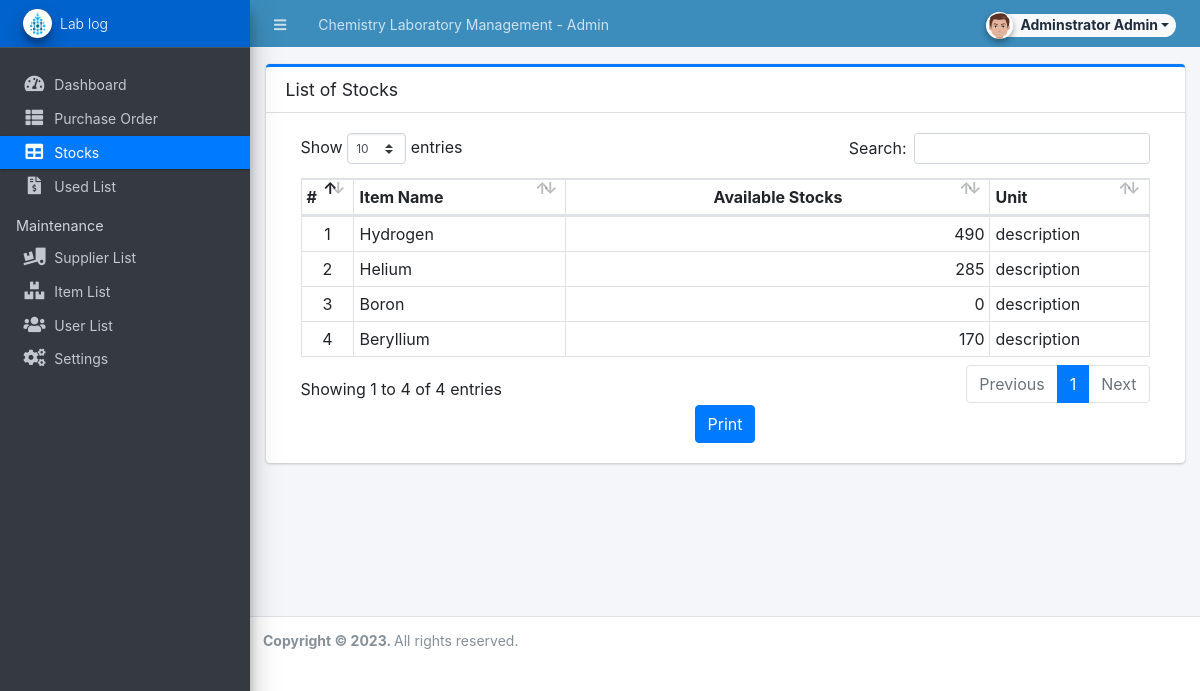
Screenshot of /admin/?page=stocks (signed in) with the database file from the repository.
### tables this page shows
CREATE TABLE `item_list` (
  `id` int(30) NOT NULL,
  `name` text NOT NULL,
  `description` text NOT NULL,
  `supplier_id` int(30) NOT NULL,
  `cost` float NOT NULL DEFAULT 0,
  `status` tinyint(1) NOT NULL DEFAULT 1,
  `date_created` datetime NOT NULL DEFAULT current_timestamp(),
  `date_updated` datetime NOT NULL DEFAULT current_timestamp() ON UPDATE current_timestamp()
);

### config.php (called while the page is built, shortened)
<?php
require_once('classes/DBConnection.php');
require_once('classes/SystemSettings.php');
function validate_image($file){
	if(!empty($file)){
        $ex = explode('?',$file);
        $file = $ex[0];
        $param =  isset($ex[1]) ? '?'.$ex[1]  : '';
		if(is_file(base_app.$file)){
			return base_url.$file.$param;
		}else{
			return base_url.'dist/img/cover.jpg';
		}
	}else{
		return base_url.'dist/img/cover.jpg';
	}
}
function isMobileDevice(){
    $aMobileUA = array(
        '/iphone/i' => 'iPhone',
        '/ipod/i' => 'iPod',
        '/ipad/i' => 'iPad',
        '/android/i' => 'Android',
        '/blackberry/i' => 'BlackBerry',
        '/webos/i' => 'Mobile'
    );
    return false;
}
?>

### classes/DBConnection.php (called while the page is built, shortened)
<?php
class DBConnection{
    private $host = DB_SERVER;
    private $username = DB_USERNAME;
    private $password = DB_PASSWORD;
    private $database = DB_NAME;
    public $conn;
    public function __construct(){
        if (!isset($this->conn)) {
            $this->conn = new mysqli($this->host, $this->username, $this->password, $this->database);
        }
    }
}
?>

### classes/SystemSettings.php (called while the page is built, shortened)
<?php
class SystemSettings extends DBConnection{
	function userdata($field = ''){
		if(!empty($field)){
			if(isset($_SESSION['userdata'][$field]))
				return $_SESSION['userdata'][$field];
			else
				return null;
		}else{
			return false;
		}
	}
	function info($field=''){
		if(!empty($field)){
			if(isset($_SESSION['system_info'][$field]))
				return $_SESSION['system_info'][$field];
			else
				return false;
		}else{
			return false;
		}
	}
}
$_settings = new SystemSettings();
?>

### admin/stocks/index.php (the view, shortened to what this page needs)
<div class="card card-outline card-primary">
	<div class="card-header">
		<h3 class="card-title">List of Stocks</h3>
	</div>
	<div class="card-body">
		<div class="container-fluid">
        <div class="container-fluid">
			<table class="table table-bordered table-stripped">
                    <colgroup>
                        <col width="5%">
                        <col width="20%">
                        <col width="40%">
                        <col width="15%">
                    </colgroup>
                    <thead>
                        <tr>
                            <th>#</th>
                            <th>Item Name</th>
                            <th class="text-center">Available Stocks</th>
							<th>Unit</th>
                        </tr>
                    </thead>
                    <tbody>
                        <?php
                        $i = 1;
                        $qry = $conn->query("SELECT i.*,s.name as supplier FROM `item_list` i inner join supplier_list s on i.supplier_id = s.id order by `name` desc");
                        while($row = $qry->fetch_assoc()):
                            $in = $conn->query("SELECT SUM(quantity) as total FROM stock_list where item_id = '{$row['id']}' and type = 1")->fetch_array()['total'];
                            $out = $conn->query("SELECT SUM(quantity) as total FROM stock_list where item_id = '{$row['id']}' and type = 2")->fetch_array()['total'];
                            $row['available'] = $in - $out;
                        ?>
                            <tr>
                                <td class="text-center"><?php echo $i++; ?></td>
                                <td><?php echo $row['name'] ?></td>
                                <td class="text-right"><?php echo number_format($row['available']) ?></td>
								<td><?php echo $row['description'] ?></td>
                            </tr>
                        <?php endwhile; ?>
                    </tbody>
                </table>
				<div class="text-center">
        			<button onclick="window.print();" class="btn btn-primary" id="print-btn">Print</button>
				</div>
		    </div>
		</div>
	</div>
</div>

### admin/index.php (shortened to what this page needs)
<?php require_once('../config.php'); ?>
 <!DOCTYPE html>
<html lang="en" class="" style="height: auto;">
<?php require_once('inc/header.php') ?>
  <body class="sidebar-mini layout-fixed control-sidebar-slide-open layout-navbar-fixed sidebar-mini-md sidebar-mini-xs" data-new-gr-c-s-check-loaded="14.991.0" data-gr-ext-installed="" style="height: auto;">
    <div class="wrapper">
     <?php require_once('inc/topBarNav.php') ?>
     <?php require_once('inc/navigation.php') ?>
     <?php $page = isset($_GET['page']) ? $_GET['page'] : 'home';  ?>
      <div class="content-wrapper pt-3" style="min-height: 567.854px;">
        <section class="content ">
          <div class="container-fluid">
            <?php
              if(!file_exists($page.".php") && !is_dir($page)){
                  include '404.html';
              }else{
                if(is_dir($page))
                  include $page.'/index.php';
                else
                  include $page.'.php';
              }
            ?>
          </div>
        </section>
      </div>
      <?php require_once('inc/footer.php') ?>
  </body>
</html>

### admin/inc/header.php (shortened to what this page needs)
<head>
    <link rel="stylesheet" href="<?php echo base_url ?>plugins/fontawesome-free/css/all.min.css">
    <link rel="stylesheet" href="<?php echo base_url ?>plugins/tempusdominus-bootstrap-4/css/tempusdominus-bootstrap-4.min.css">
  <link rel="stylesheet" href="<?php echo base_url ?>plugins/datatables-bs4/css/dataTables.bootstrap4.min.css">
  <link rel="stylesheet" href="<?php echo base_url ?>plugins/datatables-responsive/css/responsive.bootstrap4.min.css">
  <link rel="stylesheet" href="<?php echo base_url ?>plugins/datatables-buttons/css/buttons.bootstrap4.min.css">
  <link rel="stylesheet" href="<?php echo base_url ?>plugins/select2/css/select2.min.css">
  <link rel="stylesheet" href="<?php echo base_url ?>plugins/select2-bootstrap4-theme/select2-bootstrap4.min.css">
    <link rel="stylesheet" href="<?php echo base_url ?>plugins/icheck-bootstrap/icheck-bootstrap.min.css">
    <link rel="stylesheet" href="<?php echo base_url ?>plugins/jqvmap/jqvmap.min.css">
    <link rel="stylesheet" href="<?php echo base_url ?>dist/css/adminlte.css">
    <link rel="stylesheet" href="<?php echo base_url ?>dist/css/custom.css">
    <link rel="stylesheet" href="<?php echo base_url ?>plugins/overlayScrollbars/css/OverlayScrollbars.min.css">
    <link rel="stylesheet" href="<?php echo base_url ?>plugins/daterangepicker/daterangepicker.css">
    <link rel="stylesheet" href="<?php echo base_url ?>plugins/summernote/summernote-bs4.min.css">
  <link rel="stylesheet" href="<?php echo base_url ?>plugins/sweetalert2-theme-bootstrap-4/bootstrap-4.min.css">
  </head>

### admin/inc/topBarNav.php (shortened to what this page needs)
<nav class="main-header navbar navbar-expand navbar-dark border border-light border-top-0  border-left-0 border-right-0 navbar-light text-sm bg-lightblue">
  <ul class="navbar-nav">
    <li class="nav-item">
    <a class="nav-link" data-widget="pushmenu" href="#" role="button"><i class="fas fa-bars"></i></a>
    </li>
    <li class="nav-item d-none d-sm-inline-block">
      <a href="<?php echo base_url ?>" class="nav-link"><?php echo (!isMobileDevice()) ? $_settings->info('name'):$_settings->info('short_name'); ?> - Admin</a>
    </li>
  </ul>
  <ul class="navbar-nav ml-auto">
    <li class="nav-item">
      <div class="btn-group nav-link">
            <button type="button" class="btn btn-rounded badge badge-light dropdown-toggle dropdown-icon" data-toggle="dropdown">
              <span><img src="<?php echo validate_image($_settings->userdata('avatar')) ?>" class="img-circle elevation-2 user-img" alt="User Image"></span>
              <span class="ml-3"><?php echo ucwords($_settings->userdata('firstname').' '.$_settings->userdata('lastname')) ?></span>
            </button>
        </div>
    </li>
  </ul>
</nav>

### admin/inc/navigation.php (shortened to what this page needs)
<aside class="main-sidebar sidebar-dark-primary elevation-4 sidebar-no-expand">
  <a href="<?php echo base_url ?>admin" class="brand-link bg-primary text-sm">
  <img src="<?php echo validate_image($_settings->info('logo'))?>" alt="Store Logo" class="brand-image img-circle elevation-3 bg-black" style="width: 1.8rem;height: 1.8rem;max-height: unset">
  <span class="brand-text font-weight-light"><?php echo $_settings->info('short_name') ?></span>
  </a>
  <div class="sidebar os-host os-theme-light os-host-overflow os-host-overflow-y os-host-resize-disabled os-host-transition os-host-scrollbar-horizontal-hidden">
    <div class="os-content-glue" style="margin: 0px -8px; width: 249px; height: 646px;"></div>
    <div class="os-padding">
      <div class="os-viewport os-viewport-native-scrollbars-invisible" style="overflow-y: scroll;">
        <div class="os-content" style="padding: 0px 8px; height: 100%; width: 100%;">
          <nav class="mt-4">
             <ul class="nav nav-pills nav-sidebar flex-column text-sm nav-compact nav-flat nav-child-indent nav-collapse-hide-child" data-widget="treeview" role="menu" data-accordion="false">
              <li class="nav-item dropdown">
                <a href="./" class="nav-link nav-home">
                  <i class="nav-icon fas fa-tachometer-alt"></i>
                  <p>
                    Dashboard
                  </p>
                </a>
              </li>
              <li class="nav-item">
                <a href="<?php echo base_url ?>admin/?page=purchase_order" class="nav-link nav-purchase_order">
                  <i class="nav-icon fas fa-th-list"></i>
                  <p>
                    Purchase Order
                  </p>
                </a>
              </li>
              <li class="nav-item">
                <a href="<?php echo base_url ?>admin/?page=stocks" class="nav-link nav-stocks">
                  <i class="nav-icon fas fa-table"></i>
                  <p>
                    Stocks
                  </p>
                </a>
              </li>
              <li class="nav-item">
                <a href="<?php echo base_url ?>admin/?page=sales" class="nav-link nav-sales">
                  <i class="nav-icon fas fa-file-invoice-dollar"></i>
                  <p>
                    Used List
                  </p>
                </a>
              </li>
              <?php if($_settings->userdata('type') == 1): ?>
              <li class="nav-header">Maintenance</li>
              <li class="nav-item dropdown">
                <a href="<?php echo base_url ?>admin/?page=maintenance/supplier" class="nav-link nav-maintenance_supplier">
                  <i class="nav-icon fas fa-truck-loading"></i>
                  <p>
                    Supplier List
                  </p>
                </a>
              </li>
              <li class="nav-item dropdown">
                <a href="<?php echo base_url ?>admin/?page=maintenance/item" class="nav-link nav-maintenance_item">
                  <i class="nav-icon fas fa-boxes"></i>
                  <p>
                    Item List
                  </p>
                </a>
              </li>
              <li class="nav-item dropdown">
                <a href="<?php echo base_url ?>admin/?page=user/list" class="nav-link nav-user_list">
                  <i class="nav-icon fas fa-users"></i>
                  <p>
                    User List
                  </p>
                </a>
              </li>
              <li class="nav-item dropdown">
                <a href="<?php echo base_url ?>admin/?page=system_info" class="nav-link nav-system_info">
                  <i class="nav-icon fas fa-cogs"></i>
                  <p>
                    Settings
                  </p>
                </a>
              </li>
              <?php endif; ?>
            </ul>
          </nav>
        </div>
      </div>
    </div>
  </div>
</aside>

### admin/inc/footer.php (shortened to what this page needs)
<footer class="main-footer text-sm">
        <strong>Copyright © <?php echo date('Y') ?>.
        </strong>
        All rights reserved.
      </footer>
    </div>

### admin/inc/topBarNav.php (style rules this page uses)
.user-img { position: absolute; height: 27px; width: 27px; object-fit: cover; left: -7%; top: -12%; }
.btn-rounded { border-radius: 50px; }

### rows the page displays
item_list: name "Hydrogen", available "490", description "description"
item_list: name "Helium", available "285", description "description"
item_list: name "Boron", available "0", description "description"
item_list: name "Beryllium", available "170", description "description"

### other values shown
$_settings->info('name') "Chemistry Laboratory Management"
$_settings->userdata('firstname').' '.$_settings->userdata('lastname') "Adminstrator Admin"
$_settings->info('short_name') "Lab log"
